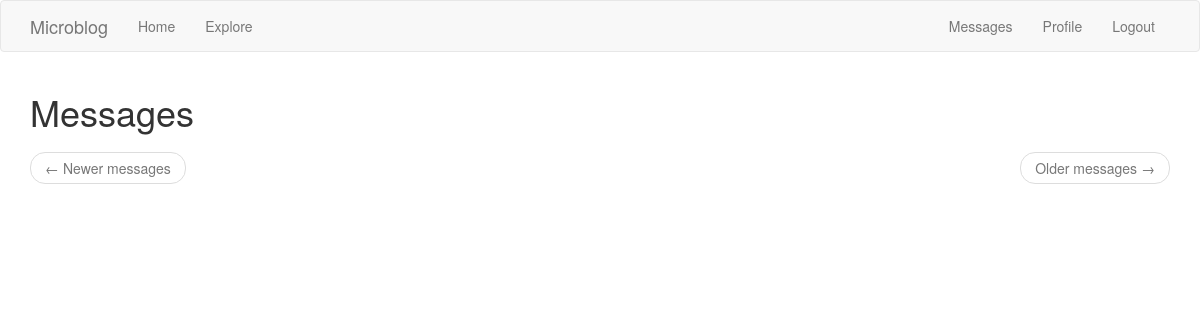
Before: /messages (signed in) with the older database file.
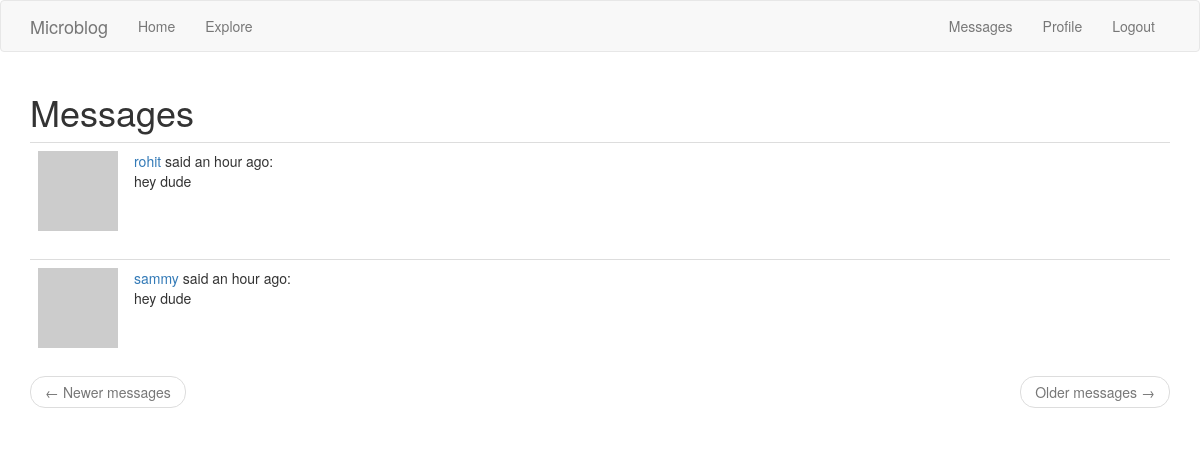
After: the same page with the newer database file.
### app/models.py (models this page shows, shortened)
class Message(db.Model):
    id = db.Column(db.Integer, primary_key=True)
    sender_id = db.Column(db.Integer, db.ForeignKey('user.id'))
    recipient_id = db.Column(db.Integer, db.ForeignKey('user.id'))
    body = db.Column(db.String(140))
    timestamp = db.Column(db.DateTime, index=True, default=datetime.utcnow)

class User(UserMixin, db.Model):
    id = db.Column(db.Integer, primary_key=True)
    username = db.Column(db.String(64), index=True, unique=True)
    email = db.Column(db.String(120), index=True, unique=True)
    password_hash = db.Column(db.String(128))
    posts = db.relationship('Post', backref='author', lazy='dynamic')
    about_me = db.Column(db.String(140))
    last_seen = db.Column(db.DateTime, default=datetime.utcnow)
    followed = db.relationship(
        'User', secondary=followers,
        primaryjoin=(followers.c.follower_id == id),
        secondaryjoin=(followers.c.followed_id == id),
        backref=db.backref('followers', lazy='dynamic'), lazy='dynamic')
    messages_sent = db.relationship('Message',
                                    foreign_keys='Message.sender_id',
                                    backref='author', lazy='dynamic')
    messages_received = db.relationship('Message',
                                        foreign_keys='Message.recipient_id',
                                        backref='recipient', lazy='dynamic')
    last_message_read_time = db.Column(db.DateTime)
    def new_messages(self):
        last_read_time = self.last_message_read_time or datetime(1900, 1, 1)
        return Message.query.filter_by(recipient=self).filter(
            Message.timestamp > last_read_time).count()
    def avatar(self, size):
        digest = md5(self.email.lower().encode('utf-8')).hexdigest()
        return 'https://www.gravatar.com/avatar/{}?d=identicon&s={}'.format(
            digest, size)

### app/routes.py (the view)
@app.route('/messages')
@login_required
def messages():
    current_user.last_message_read_time = datetime.utcnow()
    db.session.commit()
    page = request.args.get('page', 1, type=int)
    messages = current_user.messages_received.order_by(
        Message.timestamp.desc()).paginate(
            page, app.config['POSTS_PER_PAGE'], False)
    next_url = url_for('messages', page=messages.next_num) \
        if messages.has_next else None
    prev_url = url_for('messages', page=messages.prev_num) \
        if messages.has_prev else None
    return render_template('messages.html', messages=messages.items,
                           next_url=next_url, prev_url=prev_url)

### app/models.py (called while the page is built)
@login.user_loader
def load_user(id):
    return User.query.get(int(id))

### app/routes.py (called while the page is built)
@app.before_request
def before_request():
    if current_user.is_authenticated:
        current_user.last_seen = datetime.utcnow()
        db.session.commit()

### app/templates/messages.html
{% extends "base.html" %}
{% block app_content %}
    <h1>{{'Messages'}}</h1>
    {% for post in messages %}
        {% include '_post.html' %}
    {% endfor %}
    <nav aria-label="...">
        <ul class="pager">
            <li class="previous{% if not prev_url %} disabled{% endif %}">
                <a href="{{ prev_url or '#' }}">
                    <span aria-hidden="true">&larr;</span> {{'Newer messages'}}
                </a>
            </li>
            <li class="next{% if not next_url %} disabled{% endif %}">
                <a href="{{ next_url or '#' }}">
                    {{'Older messages'}} <span aria-hidden="true">&rarr;</span>
                </a>
            </li>
        </ul>
    </nav>
{% endblock %}

### app/templates/_post.html
<table class="table table-hover">
    <tr>
        <td width="70px">
            <a href="{{ url_for('user', username=post.author.username) }}">
                <img src="{{ post.author.avatar(70) }}" />
            </a>
        </td>
        <td>
            <a href="{{ url_for('user', username=post.author.username) }}">
                {{ post.author.username }}
            </a>
            said {{ moment(post.timestamp).fromNow() }}:
            <br>
            {{ post.body }}
        </td>
    </tr>
</table>

Changed rows visible on the page:
added Message: author.username "rohit", timestamp "an hour ago", body "hey dude"
added Message: author.username "sammy", timestamp "an hour ago", body "hey dude"
